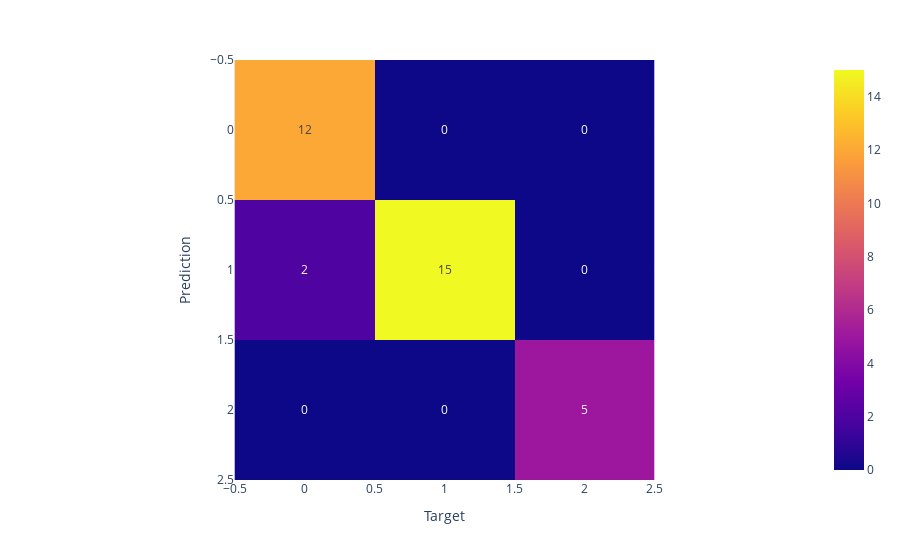

Notebook code for this chart:
### Code cell
fig = px.imshow(confusion_matrix(y_test, y_predict), text_auto=True)
fig.update_layout(xaxis_title='Target', yaxis_title='Prediction')

### Figure 1 — Plotly figure (JSON) as saved in the notebook; plotly's stock layout.template omitted (floating-point values rounded to 4 significant figures)
{"data": [{"coloraxis": "coloraxis", "hovertemplate": "x: %{x}<br>y: %{y}<br>color: %{z}<extra></extra>", "name": "0", "texttemplate": "%{z}", "type": "heatmap", "xaxis": "x", "yaxis": "y", "z": [[12, 0, 0], [2, 15, 0], [0, 0, 5]]}], "layout": {"coloraxis": {"colorscale": [[0, "#0d0887"], [0.1111, "#46039f"], [0.2222, "#7201a8"], [0.3333, "#9c179e"], [0.4444, "#bd3786"], [0.5556, "#d8576b"], [0.6667, "#ed7953"], [0.7778, "#fb9f3a"], [0.8889, "#fdca26"], [1, "#f0f921"]]}, "margin": {"t": 60}, "xaxis": {"anchor": "y", "constrain": "domain", "domain": [0, 1], "scaleanchor": "y", "title": {"text": "Target"}}, "yaxis": {"anchor": "x", "autorange": "reversed", "constrain": "domain", "domain": [0, 1], "title": {"text": "Prediction"}}}}
